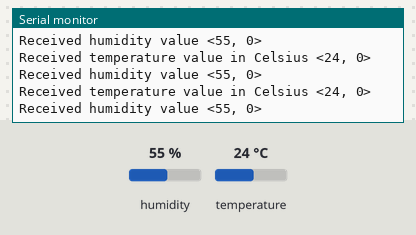
Recording of a sketch running on a simulated Arduino Uno, built with avr-gcc and run on an emulated ATmega328P. On the bench: the last lines printed to the serial monitor. The test bench sets the inputs (shaded band); at power-on: humidity 55 %, temperature 24 °C.

Above: at 4.8 s.
4.9 s: humidity set to 22 %
At 6.8 s:
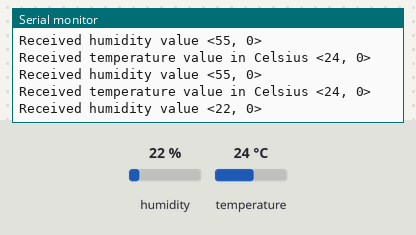
7.9 s: temperature set to 12 °C
At 8.8 s:
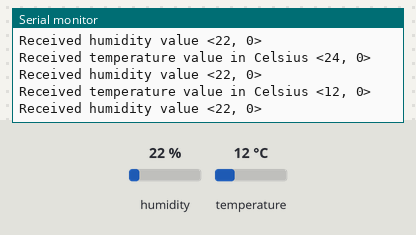
10.9 s: humidity set to 40 %
At 12.7 s:
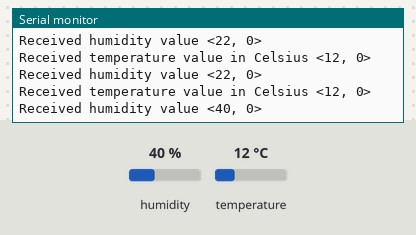
Timing chart, 0 to 14.2 s (numbered marks = the images above; inputs shaded):
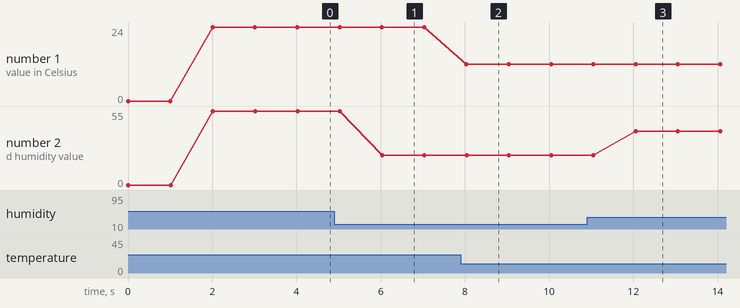

Measured:
- after the input at 4.9 s, the serial monitor: prints a new line after 1.1 s (image 1)
- after the input at 7.9 s, the serial monitor: prints a new line after 0.14 s (image 2)
- after the input at 10.9 s, the serial monitor: prints a new line after 1.2 s (image 3)
- plotted number 1: 24 → 12 after the input at 7.9 s
- plotted number 2: 55 → 22 after the input at 4.9 s, 22 → 40 after the input at 10.9 s

The sketch:

DHT_Only.ino
```cpp
/*
  DHTServer - ESP8266 with a DHT sensor as an input
*/

#include <DHT.h>

/************************* DHT22 Sensor *********************************/
#define DHTTYPE DHT22
#define DHTPIN  12

DHT dht(DHTPIN, DHTTYPE, 11);

float         humidity, temp_f;           // Values read from sensor
unsigned long previousMillis = 0;         // will store last temp was read
const long    interval = 2000;            // interval at which to read sensor
unsigned long count = 0;                  // counter for messagepoints
String        message = "";               // message to display


/************* Utility function to retrieve data from DHT22 ******************************/
void gettemperature() {
  // Wait at least 2 seconds seconds between measurements.
  // if the difference between the current time and last time you read
  // the sensor is bigger than the interval you set, read the sensor
  // Works better than delay for things happening elsewhere also
  unsigned long currentMillis = millis();

  if(currentMillis - previousMillis >= interval) {
    // save the last time you read the sensor
    previousMillis = currentMillis;

    // Reading temperature for humidity takes about 250 milliseconds!
    // Sensor readings may also be up to 2 seconds 'old' (it's a very slow sensor)
    humidity = dht.readHumidity();          // Read humidity (percent)
    temp_f = dht.readTemperature();         // Read temperature as Celsius
    // Check if any reads failed and exit early (to try again).
    if (isnan(humidity) || isnan(temp_f)) {
      Serial.println("Failed to read from DHT sensor!");
      return;
    }
  }
}

/************* Functionname says it all! ******************************/
void setup(void) {

  Serial.begin(115200);

  dht.begin();

  Serial.println("\n\rESP8266 & DHT22 based temperature and humidity sensor working!");
}

/************* Functionname says it all! ******************************/
void loop(void) {

  gettemperature();           // read sensordata

  // Now we can publish stuff!
  message = String((int)temp_f) + ", " + String(count);

  Serial.print(F("\nReceived temperature value in Celsius <"));
  Serial.print(message);
  Serial.print(">");

  message = String((int)humidity) + ", " + String(count);

  Serial.print(F("\nReceived humidity value <"));
  Serial.print(message);
  Serial.print(">");

  delay(1000);
}
```
